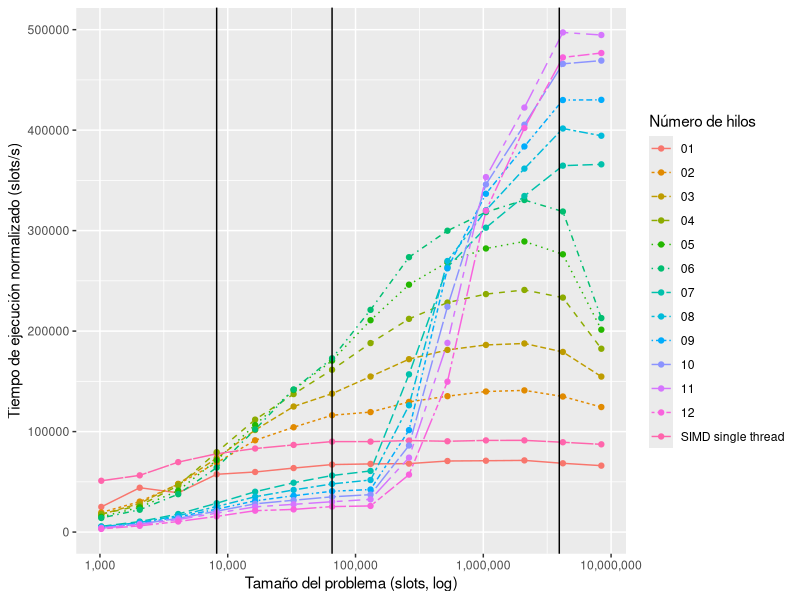
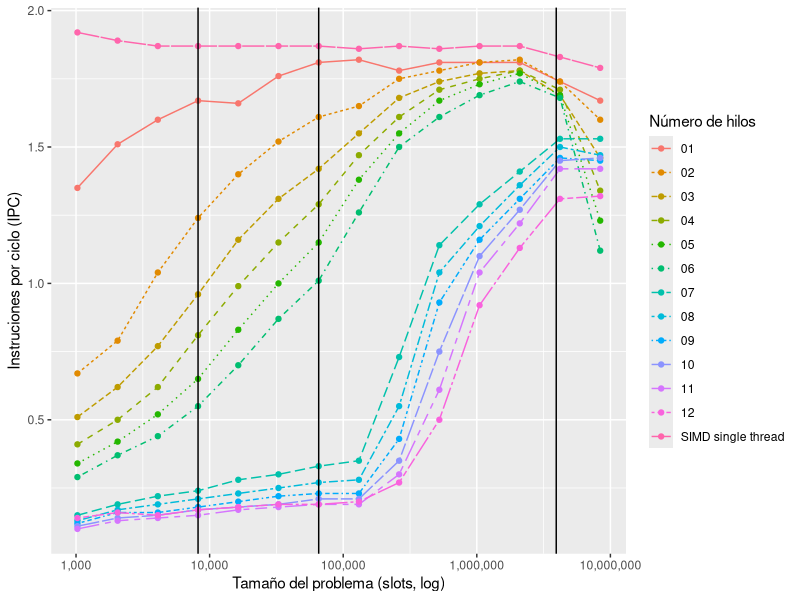
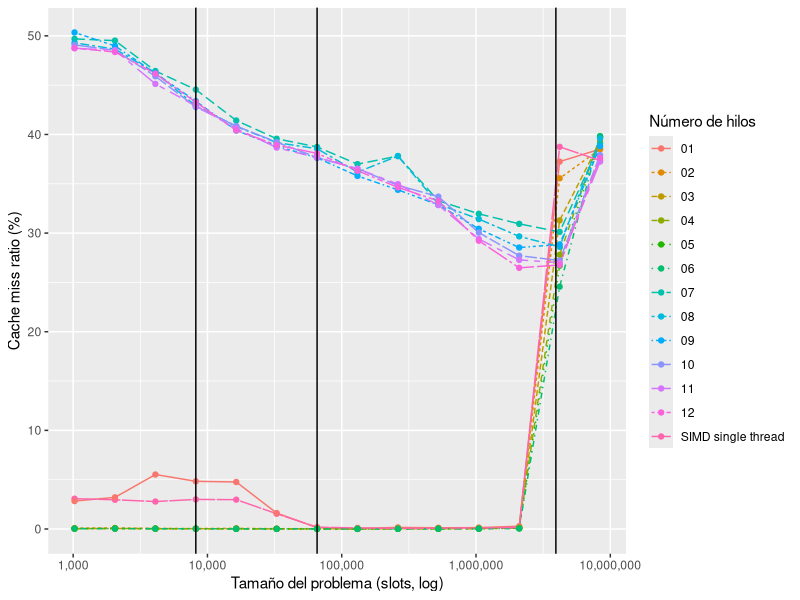
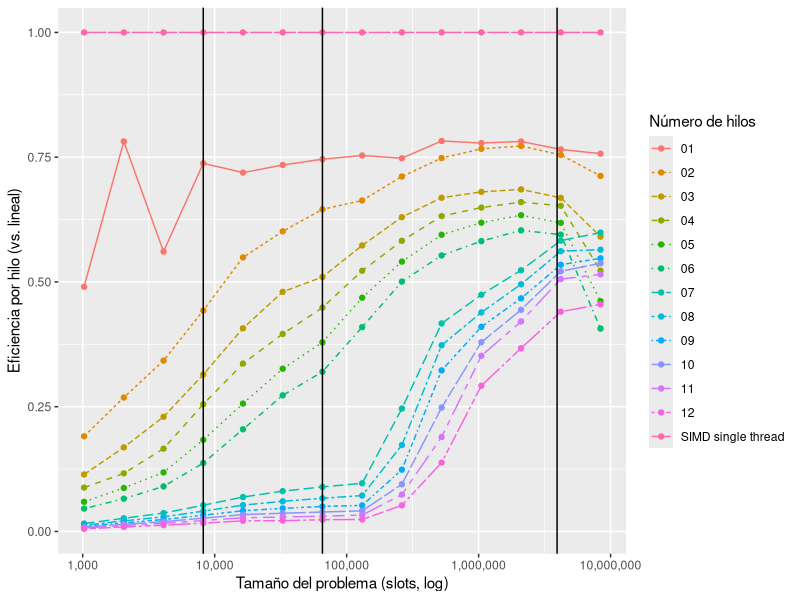

Reproduce these figures in R, in order.
library(ggplot2)
library(scales)

options(scipen=10000)

data = read.csv("melted.csv", header=T)
data$threads = factor(data$threads)

plot_field <- function(name, label) {
  filtered <- subset(data, var==name)

  p <- ggplot(filtered, aes(x=slots, y=value, group=threads, color=threads, linetype=threads)) +
    geom_line() +
    geom_point() +
    scale_x_log10(labels = comma) +
    labs(y = label) +
    labs(x = "Tamaño del problema (slots, log)") +
    labs(color = "Número de hilos", linetype = "Número de hilos") +
    geom_vline(xintercept=8192) + # L1
    geom_vline(xintercept=65536) + # L2
    geom_vline(xintercept=3932160) # L3

  print(p)
}

plot_field("normtime", "Tiempo de ejecución normalizado (slots/s)")
plot_field("ipc", "Instruciones por ciclo (IPC)")
plot_field("cachemiss", "Cache miss ratio (%)")
plot_field("efficiency", "Eficiencia por hilo (vs. lineal)")
